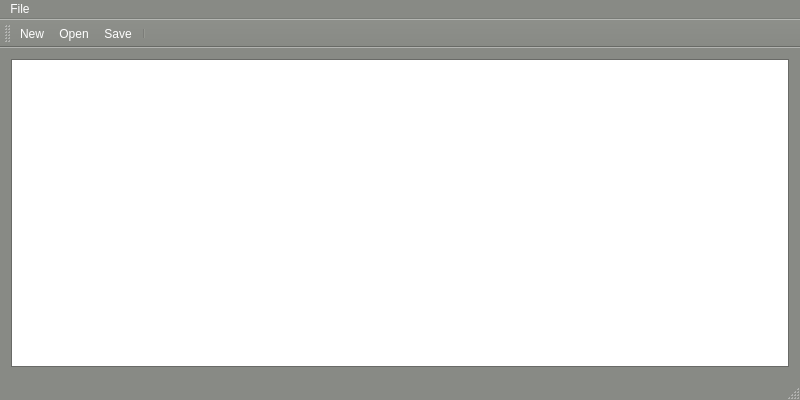
<?xml version="1.0" encoding="UTF-8"?>
<ui version="4.0">
 <class>Notepad</class>
 <widget class="QMainWindow" name="Notepad">
  <property name="geometry">
   <rect>
    <x>0</x>
    <y>0</y>
    <width>800</width>
    <height>400</height>
   </rect>
  </property>
  <property name="palette">
   <palette>
    <active>
     <colorrole role="WindowText">
      <brush brushstyle="SolidPattern">
       <color alpha="255">
        <red>255</red>
        <green>255</green>
        <blue>255</blue>
       </color>
      </brush>
     </colorrole>
     <colorrole role="ButtonText">
      <brush brushstyle="SolidPattern">
       <color alpha="255">
        <red>255</red>
        <green>255</green>
        <blue>255</blue>
       </color>
      </brush>
     </colorrole>
     <colorrole role="Base">
      <brush brushstyle="SolidPattern">
       <color alpha="255">
        <red>255</red>
        <green>255</green>
        <blue>255</blue>
       </color>
      </brush>
     </colorrole>
     <colorrole role="Window">
      <brush brushstyle="SolidPattern">
       <color alpha="255">
        <red>136</red>
        <green>138</green>
        <blue>133</blue>
       </color>
      </brush>
     </colorrole>
    </active>
    <inactive>
     <colorrole role="WindowText">
      <brush brushstyle="SolidPattern">
       <color alpha="255">
        <red>255</red>
        <green>255</green>
        <blue>255</blue>
       </color>
      </brush>
     </colorrole>
     <colorrole role="ButtonText">
      <brush brushstyle="SolidPattern">
       <color alpha="255">
        <red>255</red>
        <green>255</green>
        <blue>255</blue>
       </color>
      </brush>
     </colorrole>
     <colorrole role="Base">
      <brush brushstyle="SolidPattern">
       <color alpha="255">
        <red>255</red>
        <green>255</green>
        <blue>255</blue>
       </color>
      </brush>
     </colorrole>
     <colorrole role="Window">
      <brush brushstyle="SolidPattern">
       <color alpha="255">
        <red>136</red>
        <green>138</green>
        <blue>133</blue>
       </color>
      </brush>
     </colorrole>
    </inactive>
    <disabled>
     <colorrole role="WindowText">
      <brush brushstyle="SolidPattern">
       <color alpha="255">
        <red>190</red>
        <green>190</green>
        <blue>190</blue>
       </color>
      </brush>
     </colorrole>
     <colorrole role="ButtonText">
      <brush brushstyle="SolidPattern">
       <color alpha="255">
        <red>190</red>
        <green>190</green>
        <blue>190</blue>
       </color>
      </brush>
     </colorrole>
     <colorrole role="Base">
      <brush brushstyle="SolidPattern">
       <color alpha="255">
        <red>136</red>
        <green>138</green>
        <blue>133</blue>
       </color>
      </brush>
     </colorrole>
     <colorrole role="Window">
      <brush brushstyle="SolidPattern">
       <color alpha="255">
        <red>136</red>
        <green>138</green>
        <blue>133</blue>
       </color>
      </brush>
     </colorrole>
    </disabled>
   </palette>
  </property>
  <property name="windowTitle">
   <string>Bloco de Notas</string>
  </property>
  <widget class="QWidget" name="centralWidget">
   <layout class="QVBoxLayout" name="verticalLayout">
    <item>
     <widget class="QTextEdit" name="textEdit">
      <property name="palette">
       <palette>
        <active>
         <colorrole role="WindowText">
          <brush brushstyle="SolidPattern">
           <color alpha="255">
            <red>255</red>
            <green>255</green>
            <blue>255</blue>
           </color>
          </brush>
         </colorrole>
         <colorrole role="Base">
          <brush brushstyle="SolidPattern">
           <color alpha="255">
            <red>255</red>
            <green>255</green>
            <blue>255</blue>
           </color>
          </brush>
         </colorrole>
         <colorrole role="Window">
          <brush brushstyle="SolidPattern">
           <color alpha="255">
            <red>136</red>
            <green>138</green>
            <blue>133</blue>
           </color>
          </brush>
         </colorrole>
        </active>
        <inactive>
         <colorrole role="WindowText">
          <brush brushstyle="SolidPattern">
           <color alpha="255">
            <red>255</red>
            <green>255</green>
            <blue>255</blue>
           </color>
          </brush>
         </colorrole>
         <colorrole role="Base">
          <brush brushstyle="SolidPattern">
           <color alpha="255">
            <red>255</red>
            <green>255</green>
            <blue>255</blue>
           </color>
          </brush>
         </colorrole>
         <colorrole role="Window">
          <brush brushstyle="SolidPattern">
           <color alpha="255">
            <red>136</red>
            <green>138</green>
            <blue>133</blue>
           </color>
          </brush>
         </colorrole>
        </inactive>
        <disabled>
         <colorrole role="WindowText">
          <brush brushstyle="SolidPattern">
           <color alpha="255">
            <red>190</red>
            <green>190</green>
            <blue>190</blue>
           </color>
          </brush>
         </colorrole>
         <colorrole role="Base">
          <brush brushstyle="SolidPattern">
           <color alpha="255">
            <red>136</red>
            <green>138</green>
            <blue>133</blue>
           </color>
          </brush>
         </colorrole>
         <colorrole role="Window">
          <brush brushstyle="SolidPattern">
           <color alpha="255">
            <red>136</red>
            <green>138</green>
            <blue>133</blue>
           </color>
          </brush>
         </colorrole>
        </disabled>
       </palette>
      </property>
     </widget>
    </item>
   </layout>
  </widget>
  <widget class="QToolBar" name="mainToolBar">
   <attribute name="toolBarArea">
    <enum>TopToolBarArea</enum>
   </attribute>
   <attribute name="toolBarBreak">
    <bool>false</bool>
   </attribute>
   <addaction name="actionNew"/>
   <addaction name="actionOpen"/>
   <addaction name="actionSave"/>
   <addaction name="separator"/>
  </widget>
  <widget class="QStatusBar" name="statusBar"/>
  <widget class="QMenuBar" name="menuBar">
   <property name="geometry">
    <rect>
     <x>0</x>
     <y>0</y>
     <width>800</width>
     <height>21</height>
    </rect>
   </property>
   <widget class="QMenu" name="menuFile">
    <property name="title">
     <string>File</string>
    </property>
    <addaction name="actionNew"/>
    <addaction name="actionOpen"/>
    <addaction name="actionSave"/>
    <addaction name="actionSave_as"/>
    <addaction name="actionPrint"/>
    <addaction name="separator"/>
    <addaction name="actionExit"/>
   </widget>
   <addaction name="menuFile"/>
  </widget>
  <action name="actionNew">
   <property name="icon">
    <iconset resource="notepad.qrc">
     <normaloff>:/images/new.png</normaloff>:/images/new.png</iconset>
   </property>
   <property name="text">
    <string>New</string>
   </property>
   <property name="toolTip">
    <string>New text document</string>
   </property>
   <property name="shortcut">
    <string>Ctrl+N</string>
   </property>
  </action>
  <action name="actionOpen">
   <property name="icon">
    <iconset resource="notepad.qrc">
     <normaloff>:/images/open.png</normaloff>:/images/open.png</iconset>
   </property>
   <property name="text">
    <string>Open</string>
   </property>
   <property name="toolTip">
    <string>Open file</string>
   </property>
   <property name="shortcut">
    <string>Ctrl+O</string>
   </property>
  </action>
  <action name="actionSave">
   <property name="icon">
    <iconset resource="notepad.qrc">
     <normaloff>:/images/save.png</normaloff>:/images/save.png</iconset>
   </property>
   <property name="text">
    <string>Save</string>
   </property>
   <property name="toolTip">
    <string>Save file</string>
   </property>
   <property name="shortcut">
    <string>Ctrl+S</string>
   </property>
  </action>
  <action name="actionSave_as">
   <property name="icon">
    <iconset resource="notepad.qrc">
     <normaloff>:/images/save_as.png</normaloff>:/images/save_as.png</iconset>
   </property>
   <property name="text">
    <string>Save as</string>
   </property>
   <property name="toolTip">
    <string>Save file as</string>
   </property>
   <property name="shortcut">
    <string>Alt+S</string>
   </property>
  </action>
  <action name="actionUnderline">
   <property name="checkable">
    <bool>true</bool>
   </property>
   <property name="icon">
    <iconset resource="notepad.qrc">
     <normaloff>:/images/underline.png</normaloff>:/images/underline.png</iconset>
   </property>
   <property name="text">
    <string>Underline</string>
   </property>
   <property name="toolTip">
    <string>Underline</string>
   </property>
   <property name="shortcut">
    <string>Ctrl+U</string>
   </property>
  </action>
  <action name="actionItalic">
   <property name="checkable">
    <bool>true</bool>
   </property>
   <property name="icon">
    <iconset resource="notepad.qrc">
     <normaloff>:/images/italic.png</normaloff>:/images/italic.png</iconset>
   </property>
   <property name="text">
    <string>Italic</string>
   </property>
   <property name="toolTip">
    <string>Italic font</string>
   </property>
   <property name="shortcut">
    <string>Ctrl+I</string>
   </property>
  </action>
  <action name="actionFont">
   <property name="icon">
    <iconset resource="notepad.qrc">
     <normaloff>:/images/font.png</normaloff>:/images/font.png</iconset>
   </property>
   <property name="text">
    <string>Font</string>
   </property>
   <property name="shortcut">
    <string>Ctrl+F</string>
   </property>
  </action>
  <action name="actionRedo">
   <property name="icon">
    <iconset resource="notepad.qrc">
     <normaloff>:/images/edit_redo.png</normaloff>:/images/edit_redo.png</iconset>
   </property>
   <property name="text">
    <string>Redo</string>
   </property>
   <property name="shortcut">
    <string>Ctrl+Y</string>
   </property>
  </action>
  <action name="actionUndo">
   <property name="icon">
    <iconset resource="notepad.qrc">
     <normaloff>:/images/edit_undo.png</normaloff>:/images/edit_undo.png</iconset>
   </property>
   <property name="text">
    <string>Undo</string>
   </property>
   <property name="shortcut">
    <string>Ctrl+Z</string>
   </property>
  </action>
  <action name="actionPaste">
   <property name="icon">
    <iconset resource="notepad.qrc">
     <normaloff>:/images/paste.png</normaloff>:/images/paste.png</iconset>
   </property>
   <property name="text">
    <string>Paste</string>
   </property>
   <property name="shortcut">
    <string>Ctrl+V</string>
   </property>
  </action>
  <action name="actionCut">
   <property name="icon">
    <iconset resource="notepad.qrc">
     <normaloff>:/images/cut.png</normaloff>:/images/cut.png</iconset>
   </property>
   <property name="text">
    <string>Cut</string>
   </property>
   <property name="shortcut">
    <string>Ctrl+X</string>
   </property>
  </action>
  <action name="actionCopy">
   <property name="icon">
    <iconset resource="notepad.qrc">
     <normaloff>:/images/copy.png</normaloff>:/images/copy.png</iconset>
   </property>
   <property name="text">
    <string>Copy</string>
   </property>
   <property name="shortcut">
    <string>Ctrl+C</string>
   </property>
  </action>
  <action name="actionExit">
   <property name="icon">
    <iconset theme="exit.png" resource="notepad.qrc">
     <normaloff>:/images/exit.png</normaloff>:/images/exit.png</iconset>
   </property>
   <property name="text">
    <string>Exit</string>
   </property>
   <property name="toolTip">
    <string>Exit notepad</string>
   </property>
  </action>
  <action name="actionPrint">
   <property name="icon">
    <iconset resource="notepad.qrc">
     <normaloff>:/images/print.png</normaloff>:/images/print.png</iconset>
   </property>
   <property name="text">
    <string>Print</string>
   </property>
   <property name="toolTip">
    <string>Print file</string>
   </property>
   <property name="shortcut">
    <string>Ctrl+P</string>
   </property>
  </action>
  <action name="actionBold">
   <property name="checkable">
    <bool>true</bool>
   </property>
   <property name="icon">
    <iconset resource="notepad.qrc">
     <normaloff>:/images/bold.png</normaloff>:/images/bold.png</iconset>
   </property>
   <property name="text">
    <string>actionBold</string>
   </property>
   <property name="toolTip">
    <string>Bold</string>
   </property>
   <property name="shortcut">
    <string>Ctrl+B</string>
   </property>
  </action>
  <action name="actionAbout">
   <property name="icon">
    <iconset resource="notepad.qrc">
     <normaloff>:/images/info.png</normaloff>:/images/info.png</iconset>
   </property>
   <property name="text">
    <string>About</string>
   </property>
   <property name="toolTip">
    <string>About Notepad</string>
   </property>
  </action>
 </widget>
 <layoutdefault spacing="6" margin="11"/>
 <resources>
  <include location="notepad.qrc"/>
 </resources>
 <connections/>
</ui>
